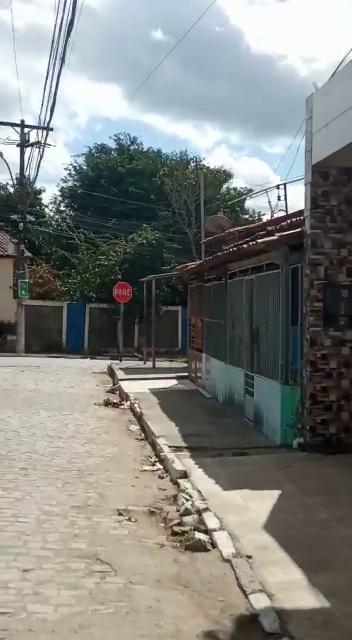
#> input picture frame 40 of video2.mp4, 352 x 640 px, given in place of video3.mp4, which was not available
$ python preditor.py
#> lines starting #> are read from the running program, lines starting #| are printed output that depends on the picture; after the words box and inside, x2 and y2 are one past the last pixel; in counts of white or black regions, pixels touching at a corner belong together; pictures that were not available may be replaced by others from this repository, and a replacement may not be noted
### classes/SegmentImage.py
import cv2
import numpy as np


class SegmentImage:
    def __init__(self, image):
        self.image = image

    def segment(self):
        image = self.image


        #Segmentação da imagem
        low_red1 = np.array([0, 120, 70])
        high_red1 = np.array([10, 255, 255])
        low_red2 = np.array([170, 120, 70])
        high_red2 = np.array([180, 255, 255])

        #converte a imagem para HSV
        image_HSV = cv2.cvtColor(image, cv2.COLOR_BGR2HSV)
        mask1 = cv2.inRange(image_HSV, low_red1, high_red1)
        mask2 = cv2.inRange(image_HSV, low_red2, high_red2)


        image_threshold = mask1 + mask2


        #Aplica o filtro de dilatação para melhorar a segmentação
        elem2 = cv2.getStructuringElement(
            cv2.MORPH_RECT, (5, 5))  # Elemento estruturante

        image_threshold = cv2.morphologyEx(image_threshold, cv2.MORPH_DILATE, elem2)


        # Preenchimento de buracos
        res = cv2.findContours(
            image_threshold, cv2.RETR_EXTERNAL, cv2.CHAIN_APPROX_NONE)


        # Encontra os contornos
        contours = res[-2]
        img_pl = np.zeros(image.shape[0:2])
        cv2.fillPoly(img_pl, pts=contours, color=255)
        houghCircles = np.zeros(image.shape[0:2])

        # Pega da imagem original os pontos com contornos vermelhos
        img_red = cv2.bitwise_and(image, image, mask=img_pl.astype(np.uint8))


        # Aplica o algoritmo de Hough para detectar os círculos
        circles = cv2.HoughCircles(cv2.cvtColor(img_red, cv2.COLOR_BGR2GRAY),cv2.HOUGH_GRADIENT,1,image.shape[0]/16,
        param1=100,param2=30, minRadius=10, maxRadius=200)
        if circles is not None:
            circles = np.uint16(np.around(circles))
            #Desenha os círculos encontrados
            for i in circles[0,:]:
                cv2.circle(houghCircles,(i[0],i[1]),i[2] + 10,(255,255,255),-1)

        # Objetos circulares e com borda vermelha
        threshold_circle_red = cv2.bitwise_and(
        houghCircles.astype(np.uint8), img_pl.astype(np.uint8))

        #Encontrar os pontos com contornos vermelhos e circular
        res, _ = cv2.findContours(
            threshold_circle_red, cv2.RETR_EXTERNAL, cv2.CHAIN_APPROX_NONE)
        # Interage com cada contorno.
        detections = []
        for i in range(len(res)):
            # Descobre o retângulo delimitador de cada contorno
            a = cv2.contourArea(res[i],False)
            if(a > 50):
                x,y,w,h = cv2.boundingRect(res[i])
                if w > h:
                    max=w
                else:
                    max=h
                detections.append([x, y, max]);

        cv2.imshow('Imagem segmentada', threshold_circle_red)


        return threshold_circle_red, detections

### preditor.py

import cv2
from classes.SegmentImage import SegmentImage
from pathlib import Path
import sys


path = Path(sys.path[0])
caminhoImagem = str(path.absolute()) + '/video3.mp4'

# Carrega o vídeo
cap = cv2.VideoCapture(caminhoImagem)

# Armazena os frames por segundo do vídeo
# fps = cap.get(cv2.CAP_PROP_FPS)
fps = int(cap.get(cv2.CAP_PROP_FPS))


#Conta o número de frames do vídeo
frame_counter=0
while True:
    frame_counter += 1
    if (frame_counter == cap.get(cv2.CAP_PROP_FRAME_COUNT)):
        frame_counter = 0
        cap.set(cv2.CAP_PROP_POS_FRAMES, 0)

    success, img_original = cap.read()
#> img_original is the input picture: shape (640, 352, 3); mean B, G, R 128.4, 132.1, 130.2
    scale_percent = 100
    width = int(img_original.shape[1] * scale_percent / 100)
#> width = 352
    height = int(img_original.shape[0] * scale_percent / 100)
#> height = 640
    tamanho = (width, height)
#> tamanho = (352, 640)
    # Redimensiona a imagem
    img_original = cv2.resize(img_original, tamanho, cv2.INTER_LINEAR)
    if not success:
        break
    # Cria uma instância da classe SegmentImage passando a imagem original
    segmentImage = SegmentImage(img_original)
    img, detections = segmentImage.segment()
#> in segment, `image_HSV = cv2.cvtColor(image, cv2.COLOR_BGR2HSV)`: image_HSV: shape (640, 352, 3); mean H, S, V 57.2, 45.4, 139.5
#> in segment, `mask1 = cv2.inRange(image_HSV, low_red1, high_red1)`:
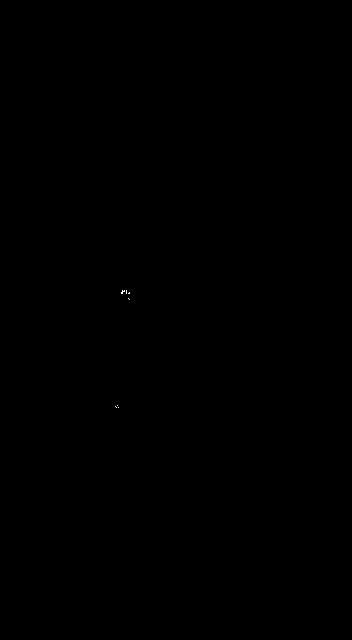
#> mask1: shape (640, 352); 0.01% white in thin lines or dots, all inside (x1, y1, x2, y2) = (115, 290, 130, 408)
#> in segment, `mask2 = cv2.inRange(image_HSV, low_red2, high_red2)`: mask2: shape (640, 352); 0.09% white; 3 white regions (2 under 20 px), largest, box (x1, y1, x2, y2) and area: (114, 283, 131, 302) 200
#> in segment, `image_threshold = mask1 + mask2`: image_threshold: shape (640, 352); 0.1% white; 6 white regions (5 under 20 px), largest, box (x1, y1, x2, y2) and area: (114, 283, 131, 302) 218
#> in segment, `image_threshold = cv2.morphologyEx(image_threshold, cv2.MORPH_DILATE, ..`:
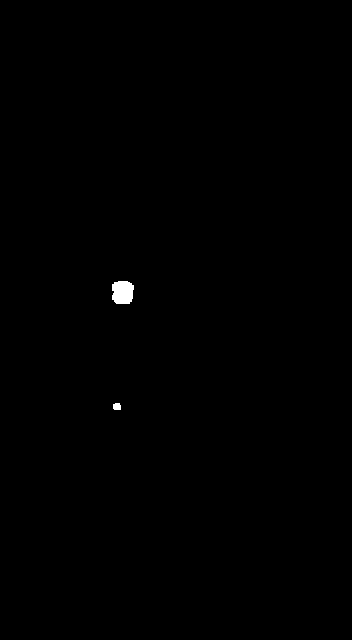
#> image_threshold: shape (640, 352); 0.22% white; 2 white regions
#> in segment, `res = cv2.findContours( image_threshold, cv2.RETR_EXTERNAL, cv2.CHAIN_..`: res = 2 contours; box (x1, y1, x2, y2) and area: (112, 281, 134, 304) 403, (113, 403, 121, 410) 38
#> in segment, `contours = res[-2]`: contours has the same summary as res
#> in segment, `cv2.fillPoly(img_pl, pts=contours, color=255)`: img_pl: shape (640, 352) float64; 0.22% white; 2 white regions, box (x1, y1, x2, y2) and area: (112, 281, 134, 304) 442, (113, 403, 121, 410) 51
#> in segment, `circles = cv2.HoughCircles(cv2.cvtColor(img_red, cv2.COLOR_BGR2GRAY),c..`: circles = None
#> in segment, `threshold_circle_red = cv2.bitwise_and( houghCircles.astype(np.uint8),..`: threshold_circle_red: shape (640, 352); every value is 0
#> in segment, `res, _ = cv2.findContours( threshold_circle_red, cv2.RETR_EXTERNAL, cv..`: res = []
#> detections = []
    # Mostra a iamgem das placas encontradas com um contorno vermelho
    for i in detections:
        cv2.rectangle(img_original, (i[0],i[1]),(i[0]+i[2],i[1]+i[2]),  (0,0,255), 2, 8, 0)
#> this loop made 0 passes
    cv2.imshow("Resultado", img_original)

    if cv2.waitKey(int(fps)) and 0xFF == ord('q'):
#> (key q is pressed here)
        break

cap.release()

$ run again, starting later in the video
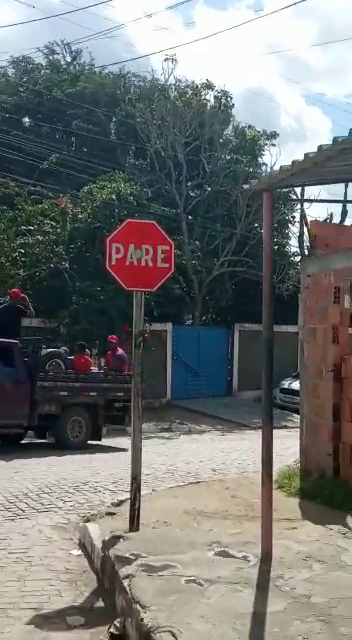
#> input picture frame 181 of video2.mp4, 352 x 640 px, given in place of video3.mp4, which was not available
#> img_original is the input picture: shape (640, 352, 3); mean B, G, R 117, 118.7, 116.3
#> image_HSV: shape (640, 352, 3); mean H, S, V 67.5, 62.1, 127.9
#> in segment, `mask1 = cv2.inRange(image_HSV, low_red1, high_red1)`:
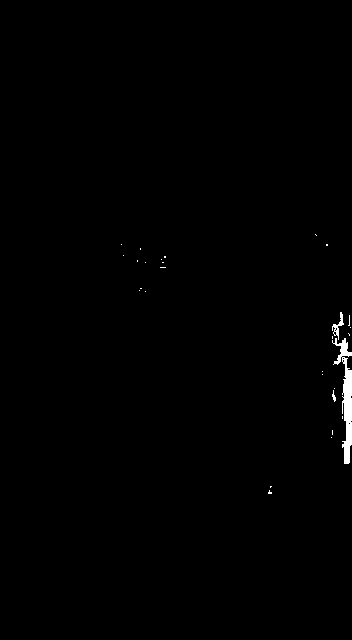
#> mask1: shape (640, 352); 0.51% white; 29 white regions (26 under 20 px), largest, box (x1, y1, x2, y2) and area: (332, 338, 352, 464) 943, (332, 312, 344, 340) 103, (332, 390, 336, 402) 24
#> mask2: shape (640, 352); 1.4% white; 36 white regions (31 under 20 px), largest, box (x1, y1, x2, y2) and area: (108, 221, 172, 290) 2769, (74, 354, 92, 370) 222, (10, 290, 20, 298) 52, (146, 248, 150, 256) 26, (116, 248, 120, 254) 24
#> in segment, `res = cv2.findContours( image_threshold, cv2.RETR_EXTERNAL, cv2.CHAIN_..`: res = 11 contours; largest, box (x1, y1, x2, y2) and area: (104, 219, 178, 294) 4220, (330, 310, 352, 466) 1754, (72, 352, 94, 374) 366, (8, 286, 22, 300) 144, (330, 386, 338, 404) 95
#> contours has the same summary as res
#> img_pl: shape (640, 352) float64; 3.2% white; 11 white regions, largest, box (x1, y1, x2, y2) and area: (104, 219, 178, 294) 4348, (330, 310, 352, 466) 1964, (72, 352, 94, 374) 403
#> in segment, `circles = cv2.HoughCircles(cv2.cvtColor(img_red, cv2.COLOR_BGR2GRAY),c..`: circles = [[141.5, 255.5, 34.3]]
#> in segment, `circles = np.uint16(np.around(circles))`: circles = [[142, 256, 34]]
#> the loop in segment, `for i in circles[0,:]:` made 1 pass
#> in segment, `threshold_circle_red = cv2.bitwise_and( houghCircles.astype(np.uint8),..`:
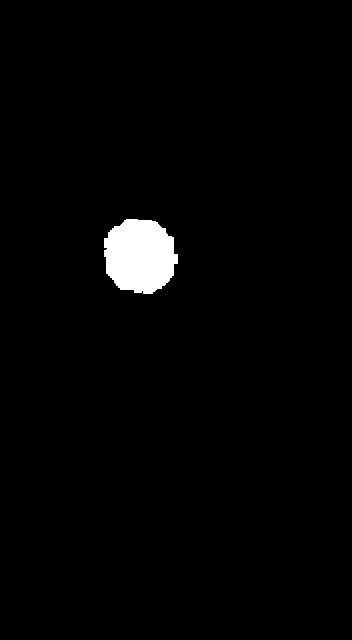
#> threshold_circle_red: shape (640, 352); 1.9% white; 1 white region
#> in segment, `res, _ = cv2.findContours( threshold_circle_red, cv2.RETR_EXTERNAL, cv..`: res = 1 contour; box (x1, y1, x2, y2) and area: (104, 219, 178, 294) 4220
#> the loop in segment, `for i in range(len(res)):` made 1 pass
#> (a, x, y, w, h, max) on pass 1: (4220, 104, 219, 74, 75, 75)
#> after the loop in segment, `for i in range(len(res)):`: detections = [[104, 219, 75]]
#> the loop `for i in detections:` made 1 pass
